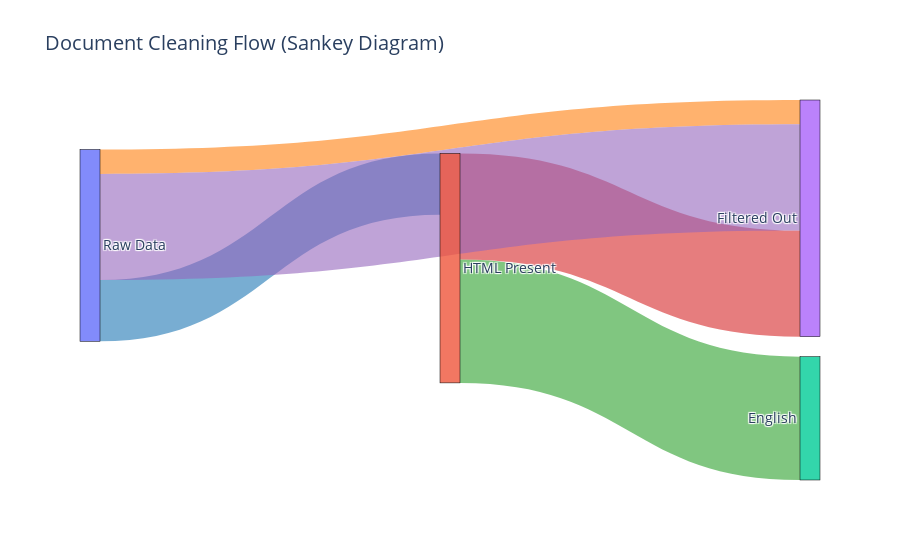

The code cell stored with this chart in its notebook:
### Markdown cell above
### sankey diagram
Flow diagram, showing movement of quantities. Width of arrow is proportional to flows magnitude

### Code cell
# Extract values safely (if a key is missing → 0)
html       = c.get("HTML_STRIPPED", 0)
non_eng    = c.get("NON_ENGLISH", 0)
code       = c.get("CODE_HEAVY", 0)
short      = c.get("TOO_SHORT", 0)
long       = c.get("TOO_LONG", 0)
empty      = c.get("EMPTY", 0)
malformed  = c.get("MALFORMED", 0)
kept       = c.get("KEPT", 0)

total_input = sum(c.values())

# Define node labels (left → right)
labels = [
    "Raw Data",
    "HTML Present", 
    "English",
    "Filtered Out",
    "Final Kept"
]

# Sankey flow definitions
source = [
    0,  # Raw → HTML
    0,  # Raw → NON_ENGLISH
    1,  # HTML → English
    1,  # HTML → Filtered (short/long/code)
    0,  # Raw → Filtered (short/long/code)
]

target = [
    1,              # HTML
    3,              # Filtered (NON_ENGLISH)
    2,              # English
    3,              # Filtered (HTML -> too short/too long/code)
    3,              # Raw → other filters
]

value = [
    html,                       # Raw → HTML
    non_eng,                    # Raw → NON_ENGLISH
    kept,                       # HTML cleaned → English → Kept
    code + short + long,        # HTML → dropped due to filters
    code + short + long + empty + malformed,  # Raw → dropped directly
]

# Color palette for flows
colors = [
    "rgba(31,119,180,0.6)",
    "rgba(255,127,14,0.6)",
    "rgba(44,160,44,0.6)",
    "rgba(214,39,40,0.6)",
    "rgba(148,103,189,0.6)"
]

# Build Sankey diagram
fig = go.Figure(data=[go.Sankey(
    node=dict(
        pad=20,
        thickness=20,
        line=dict(color="black", width=0.5),
        label=labels,
    ),
    link=dict(
        source=source,
        target=target,
        value=value,
        color=colors
    )
)])

fig.update_layout(
    title_text="Document Cleaning Flow (Sankey Diagram)",
    font_size=14
)
#fig.savefig("../figures/clean1_data_sankey.pdf", format="pdf", dpi=300, bbox_inches="tight")
#fig.write_image("../figures/clean1_data_sankey.pdf")
fig.show()

### Figure 1 — Plotly figure (JSON) as saved in the notebook; plotly's stock layout.template omitted (floating-point values rounded to 4 significant figures)
{"data": [{"link": {"color": ["rgba(31,119,180,0.6)", "rgba(255,127,14,0.6)", "rgba(44,160,44,0.6)", "rgba(214,39,40,0.6)", "rgba(148,103,189,0.6)"], "source": [0, 0, 1, 1, 0], "target": [1, 3, 2, 3, 3], "value": [53294, 21200, 107320, 92376, 92376]}, "node": {"label": ["Raw Data", "HTML Present", "English", "Filtered Out", "Final Kept"], "line": {"color": "black", "width": 0.5}, "pad": 20, "thickness": 20}, "type": "sankey"}], "layout": {"font": {"size": 14}, "title": {"text": "Document Cleaning Flow (Sankey Diagram)"}}}
